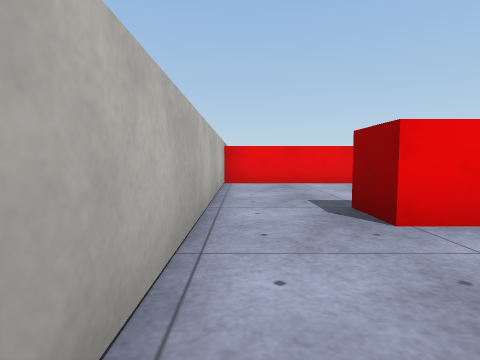
view 1 (above)

18 first-person views from a walk through a scene from a Unity 3-D project. The camera is 0.58 m above the floor, tilts 4° down and sees 80° across. The floor is counted in squares, 1 m on a side. Each view is taken from the middle of a square. On the plan, view 1 faces up. The plan holds only what a view shows up to about 9 squares ahead; the rest is blank. The place goes on beyond the plan. Surface patterns are stand-ins for the level's own textures.

view 2
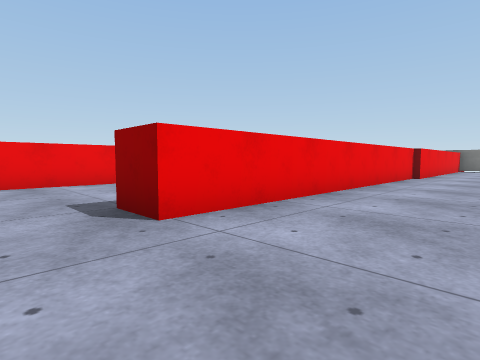

view 3
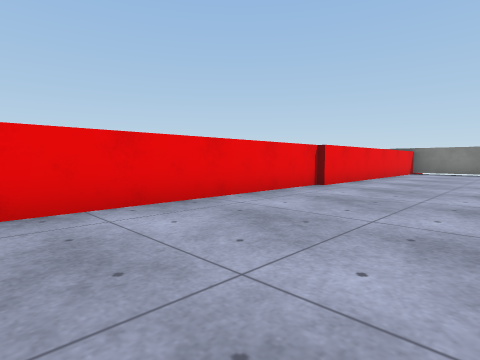

view 4
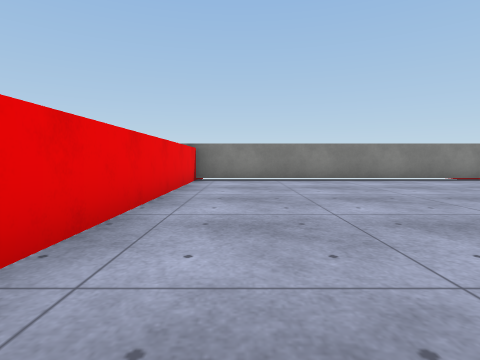

view 5
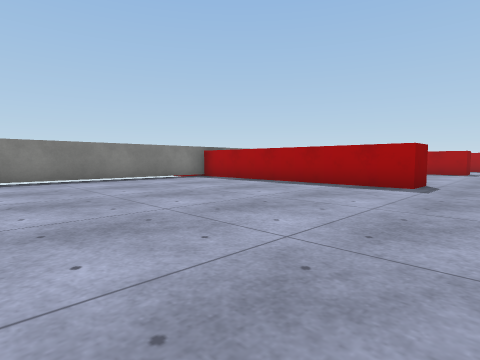

view 6
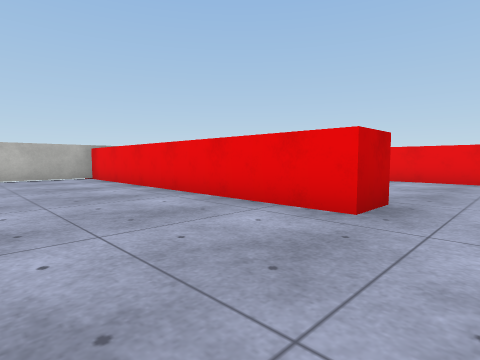

view 7
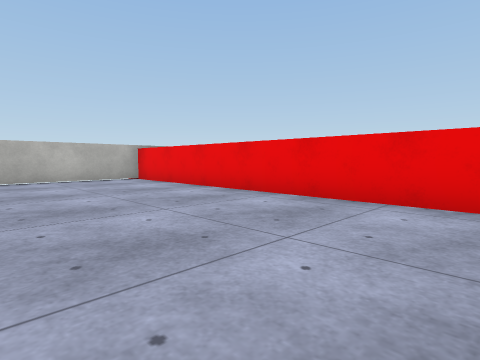

view 8
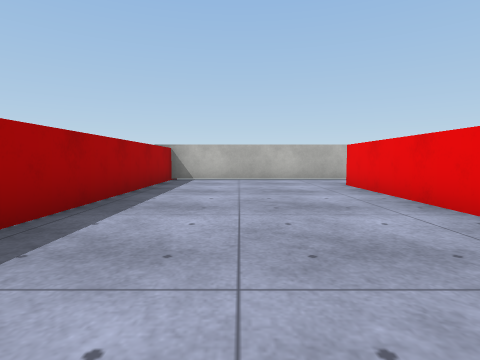

view 9
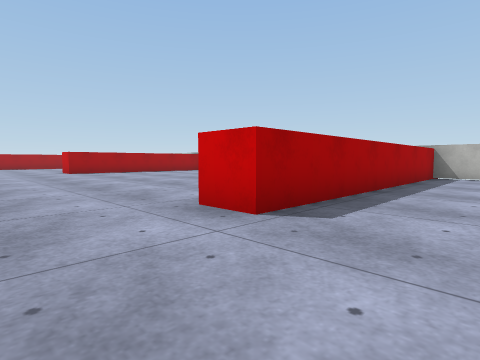

view 10
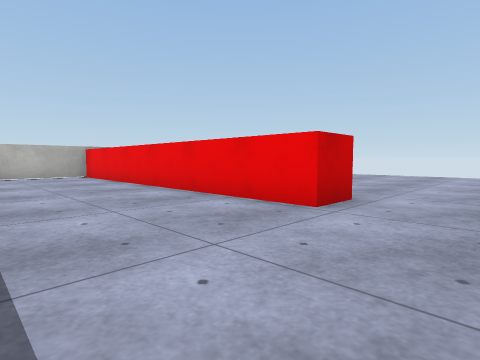

view 11
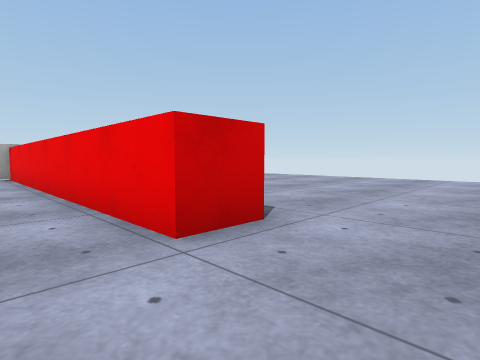

view 12
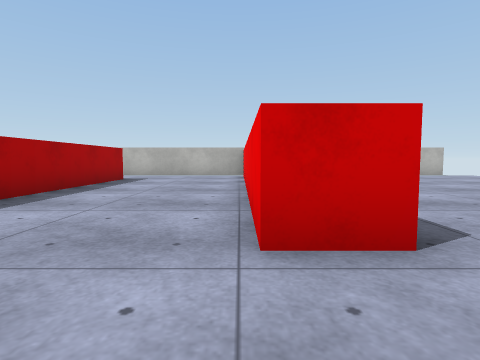

view 13
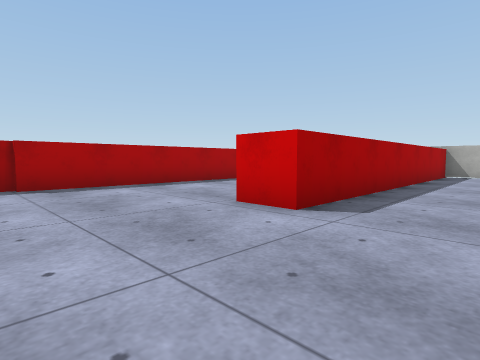

view 14
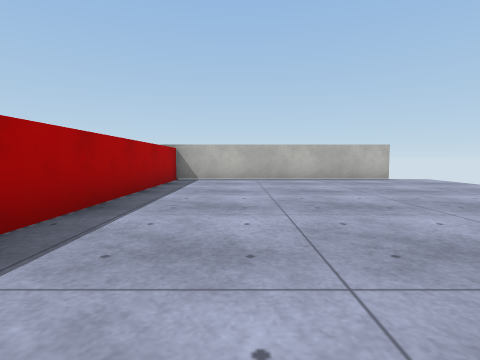

view 15
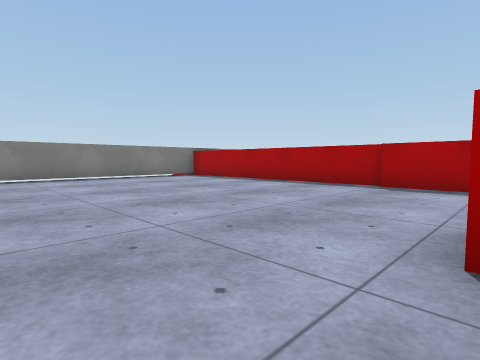

view 16
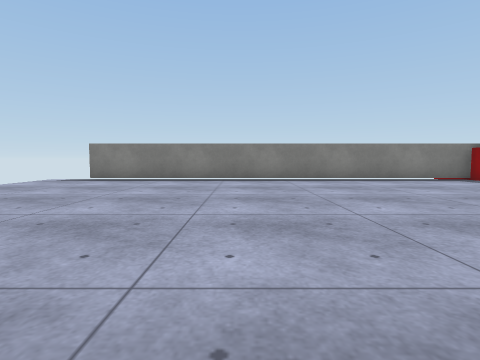

view 17
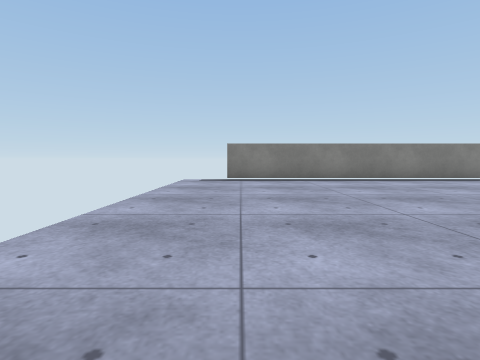

view 18
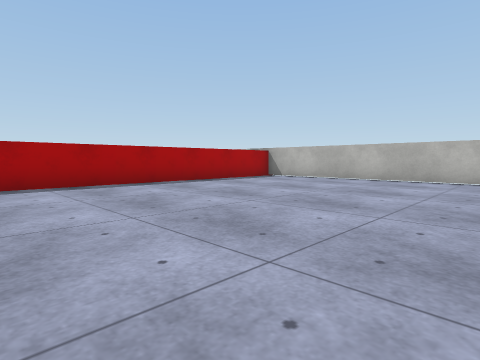

### Floor plan
Points are (right, up) in squares from view 1. A wall is a line through its corners. A room is listed if a view was taken in it or the views show most of it. See-through windows are left out.
Room 1 (views 1, 2, 3, 4, 5, 6, 7, 8, 9)
walls: (10.1, 2.5) (1.4, 2.5); (10.6, -7.5) (10.6, -6.5) (15.4, -6.5); (17.3, -6) (17.3, 3); (17.2, 2.3) (10, 2.3); (-0.4, 2.4) (-0.4, -2) (7.8, -2) (7.8, -3) (-0.4, -3) (-0.4, -6.4)
ways out: opening at (0.5, 3) to room 2
Room 2 (views 10, 11, 12, 13, 14, 15, 16, 17, 18)
walls: (10.1, 3.3) (14.1, 3.3); (-0.4, 14.5) (-0.4, 8.1) (8.2, 8.1) (8.2, 7.1) (-0.4, 7.1) (-0.4, 2.4); (1.4, 2.5) (1.4, 3.5) (10.2, 3.5); (17.3, 3) (17.3, 14.4)
ways out: opening at (0.5, 3) to room 1

Where each view was taken, in squares from view 1:
view 1: 0 up, 0 right, facing up
view 2: 0 up, 0 right, facing up-right
view 3: 1 down, 4 right, facing up-right
view 4: 1 up, 9 right, facing right
view 5: 0 up, 9 right, facing down-right
view 6: 6 down, 9 right, facing up-left
view 7: 7 down, 8 right, facing up-left
view 8: 0 up, 8 right, facing left
view 9: 0 up, 10 right, facing down-left
view 10: 4 up, 10 right, facing up-left
view 11: 6 up, 10 right, facing up-left
view 12: 7 up, 10 right, facing left
view 13: 10 up, 11 right, facing down-left
view 14: 10 up, 8 right, facing left
view 15: 10 up, 8 right, facing down-right
view 16: 10 up, 9 right, facing right
view 17: 14 up, 9 right, facing right
view 18: 15 up, 8 right, facing down-left
